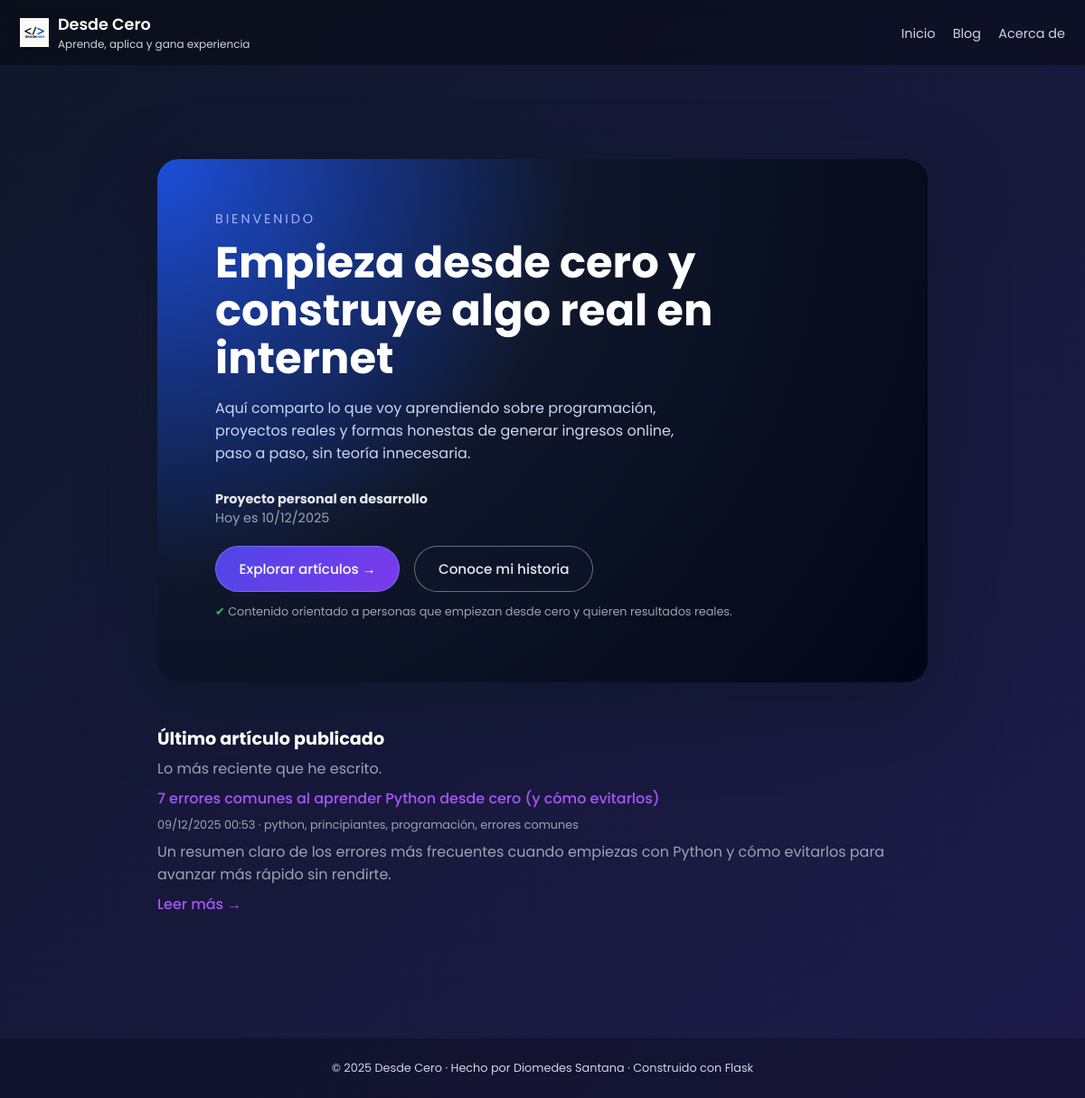
Before: / with the older database file.
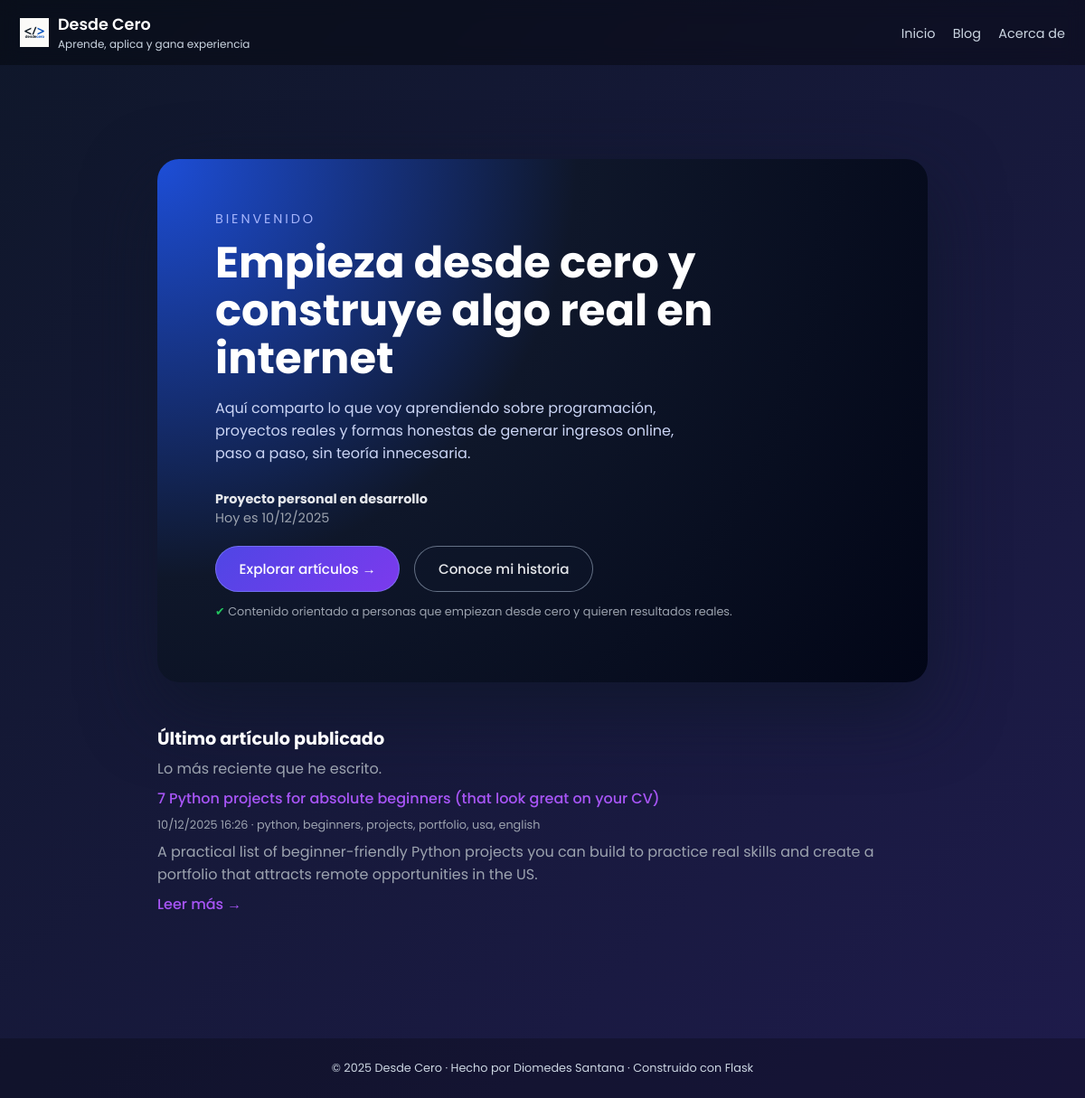
After: the same page with the newer database file.
### tables this page shows
CREATE TABLE posts (
            id      INTEGER PRIMARY KEY AUTOINCREMENT,
            title   TEXT NOT NULL,
            slug    TEXT NOT NULL UNIQUE,
            date    TEXT NOT NULL,      -- formato ISO 'YYYY-MM-DD HH:MM:SS'
            tags    TEXT,
            excerpt TEXT,
            content TEXT NOT NULL
        );

### main.py (the view)
@app.route("/")
def home():
    posts = get_all_posts()
    last_post = posts[0] if posts else None
    fecha = datetime.now().strftime("%d/%m/%Y")
    return render_template("index.html", post=last_post, fecha=fecha)

### main.py (called while the page is built)
def get_conn():
    conn = sqlite3.connect(DB_PATH)
    conn.row_factory = sqlite3.Row  # permite acceder por nombre de columna
    return conn

def get_all_posts():
    conn = get_conn()
    cur = conn.cursor()
    cur.execute("SELECT * FROM posts ORDER BY date DESC")
    rows = cur.fetchall()
    conn.close()
    return rows

@app.template_filter("fecha")
def formato_fecha(value):
    try:
        if isinstance(value, str):
            dt = datetime.strptime(value, "%Y-%m-%d %H:%M:%S")
        else:
            dt = value
        return dt.strftime("%d/%m/%Y %H:%M")
    except Exception:
        return value

@app.context_processor
def inject_globals():
    now = datetime.utcnow()
    return {
        "now": now,
        "current_year": now.year,
        "site_name": "Desde Cero",
    }

### templates/index.html (shortened to what this page needs)
{% extends "base.html" %}
{% block content %}
<div class="home-wrapper">
  <section class="home-hero">
    <div>
      <div class="home-kicker">BIENVENIDO</div>
      <h1 class="home-title">
        Empieza desde cero y construye algo real en internet
      </h1>
      <p class="home-subtitle">
        Aquí comparto lo que voy aprendiendo sobre programación, proyectos reales
        y formas honestas de generar ingresos online, paso a paso, sin teoría innecesaria.
      </p>
      <p class="home-meta">
        <strong>Proyecto personal en desarrollo</strong><br>
        Hoy es {{ fecha }}
      </p>
      <div class="home-cta-row">
        <a href="{{ url_for('blog_list') }}" class="btn-primary">
          Explorar artículos →
        </a>
        <a href="{{ url_for('about') }}" class="btn-ghost">
          Conoce mi historia
        </a>
      </div>
      <p class="home-mini">
        <span>✔</span>
        Contenido orientado a personas que empiezan desde cero
        y quieren resultados reales.
      </p>
    </div>
  </section>
  <section class="home-latest">
    <h2>Último artículo publicado</h2>
    <p>Lo más reciente que he escrito.</p>
    {% if post %}
      <p>
        <a href="{{ url_for('post_detail', slug=post['slug']) }}" class="post-link">
          {{ post['title'] }}
        </a>
      </p>
      <p class="home-mini">
        {{ post['date']|fecha }} · {{ post['tags'] }}
      </p>
      <p>{{ post['excerpt'] }}</p>
      <p>
        <a href="{{ url_for('post_detail', slug=post['slug']) }}" class="post-link">
          Leer más →
        </a>
      </p>
    {% else %}
      <p>
        Todavía no hay artículos publicados. Muy pronto habrá contenido nuevo.
      </p>
    {% endif %}
  </section>
</div>
{% endblock %}

Changed rows visible on the page:
no longer on this page (row unchanged): posts: title "7 errores comunes al aprender Python desde cero (y cómo evitarlos)", date|fecha "09/12/2025 00:53", tags "python, principiantes, programación, errores comunes", excerpt "Un resumen claro de los errores más frecuentes cuando empiezas con Python y cómo evitarlos para avanzar más rápido sin rendirte."
added posts: title "7 Python projects for absolute beginners (that look great on your CV)", date|fecha "10/12/2025 16:26", tags "python, beginners, projects, portfolio, usa, english", excerpt "A practical list of beginner-friendly Python projects you can build to practice real skills and create a portfolio that attracts remote opportunities in the US."
